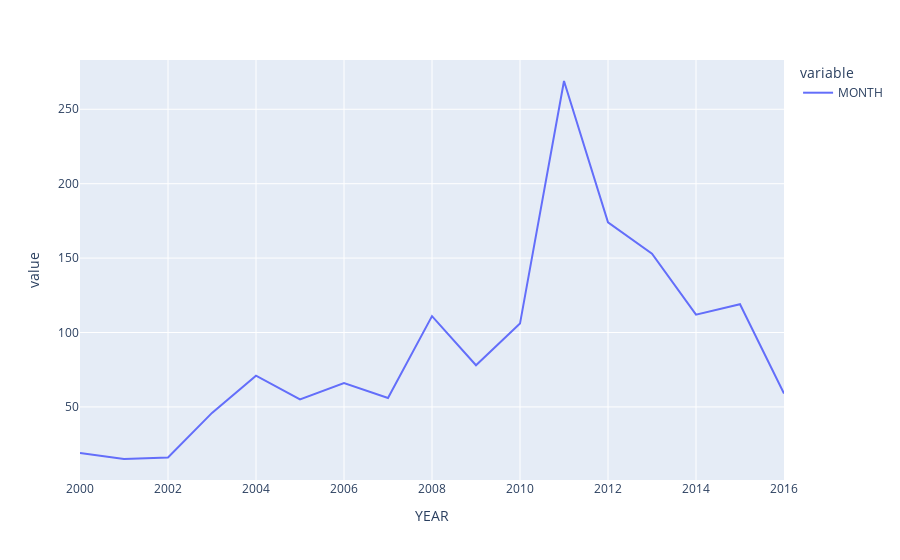

Notebook cell for this chart:
### Code cell
num_year = relevant.groupby('YEAR')['MONTH'].count()
year = px.line(num_year)
year.show()

### Figure 1 — Plotly figure (JSON) as saved in the notebook; plotly's stock layout.template omitted (floating-point values rounded to 4 significant figures)
{"data": [{"hovertemplate": "variable=MONTH<br>YEAR=%{x}<br>value=%{y}<extra></extra>", "legendgroup": "MONTH", "line": {"color": "#636efa", "dash": "solid"}, "marker": {"symbol": "circle"}, "mode": "lines", "name": "MONTH", "orientation": "v", "showlegend": true, "type": "scatter", "x": [2000, 2001, 2002, 2003, 2004, 2005, 2006, 2007, 2008, 2009, 2010, 2011, 2012, 2013, 2014, 2015, 2016], "xaxis": "x", "y": [19, 15, 16, 46, 71, 55, 66, 56, 111, 78, 106, 269, 174, 153, 112, 119, 59], "yaxis": "y"}], "layout": {"legend": {"title": {"text": "variable"}, "tracegroupgap": 0}, "margin": {"t": 60}, "xaxis": {"anchor": "y", "domain": [0, 1], "title": {"text": "YEAR"}}, "yaxis": {"anchor": "x", "domain": [0, 1], "title": {"text": "value"}}}}
